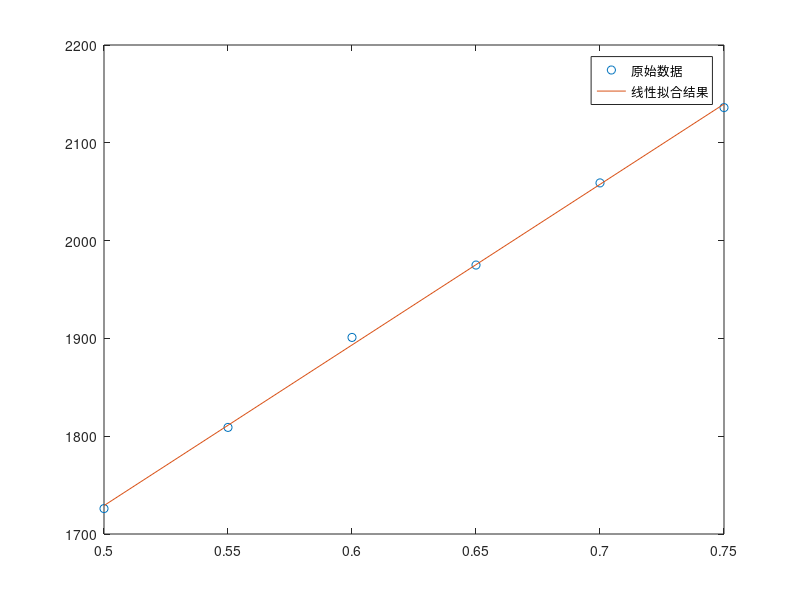

This chart was generated by the following MATLAB code:
I_f=[0.5 0.55 0.6 0.65 0.7 0.75];
T=[1726 1809 1901 1975 2059 2136];
p=polyfit(I_f,T,1);
disp('线性拟合的结果为：');
disp(['y = ', num2str(p(1)), ' * x + ', num2str(p(2))]);
y_fit = polyval(p, I_f);
figure;
plot(I_f, T, 'o');
hold on;
plot(I_f, y_fit, '-');
legend('原始数据', '线性拟合结果');
hold off;